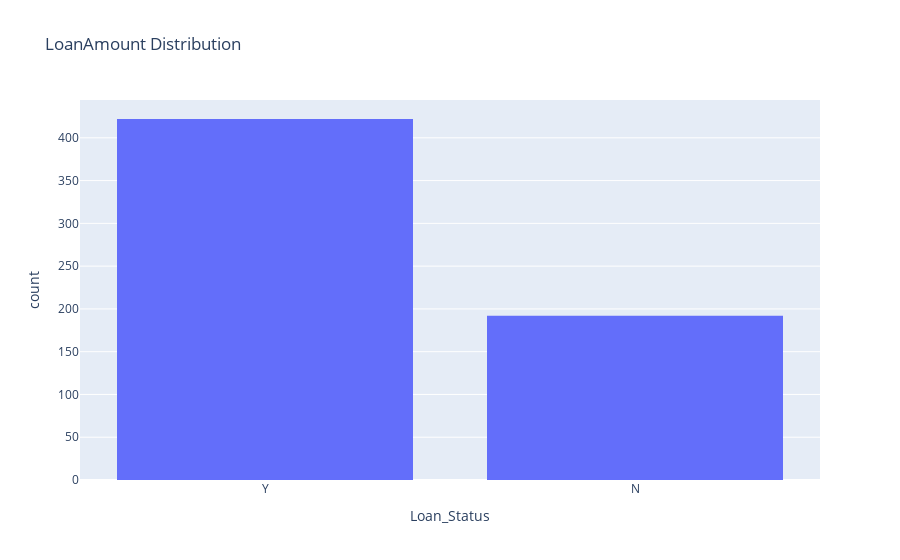

The notebook cell saved with this chart:
### Code cell
fig_age = px.histogram(df, x='Loan_Status', title='LoanAmount Distribution')
fig_age.show()

### Figure 1 — Plotly figure (JSON) as saved in the notebook; plotly's stock layout.template omitted (floating-point values rounded to 4 significant figures; data arrays with more than 128 entries replaced by an {"elided": "..."} marker saying what was removed)
{"data": [{"alignmentgroup": "True", "bingroup": "x", "hovertemplate": "Loan_Status=%{x}<br>count=%{y}<extra></extra>", "legendgroup": "", "marker": {"color": "#636efa", "pattern": {"shape": ""}}, "name": "", "offsetgroup": "", "orientation": "v", "showlegend": false, "type": "histogram", "x": {"elided": "614 str values"}, "xaxis": "x", "yaxis": "y"}], "layout": {"barmode": "relative", "legend": {"tracegroupgap": 0}, "title": {"text": "LoanAmount Distribution"}, "xaxis": {"anchor": "y", "domain": [0, 1], "title": {"text": "Loan_Status"}}, "yaxis": {"anchor": "x", "domain": [0, 1], "title": {"text": "count"}}}}
